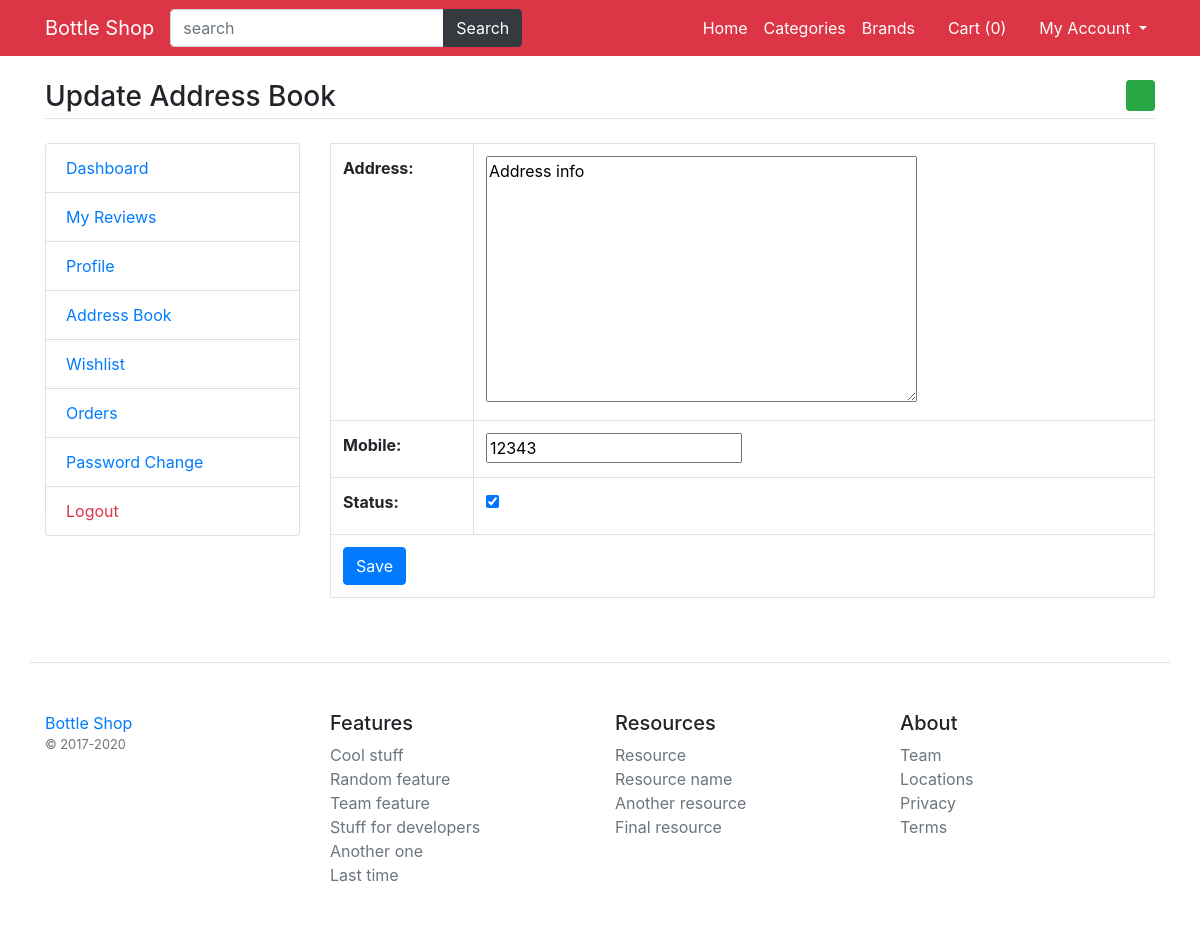
The app's page /update-address/6, older data.
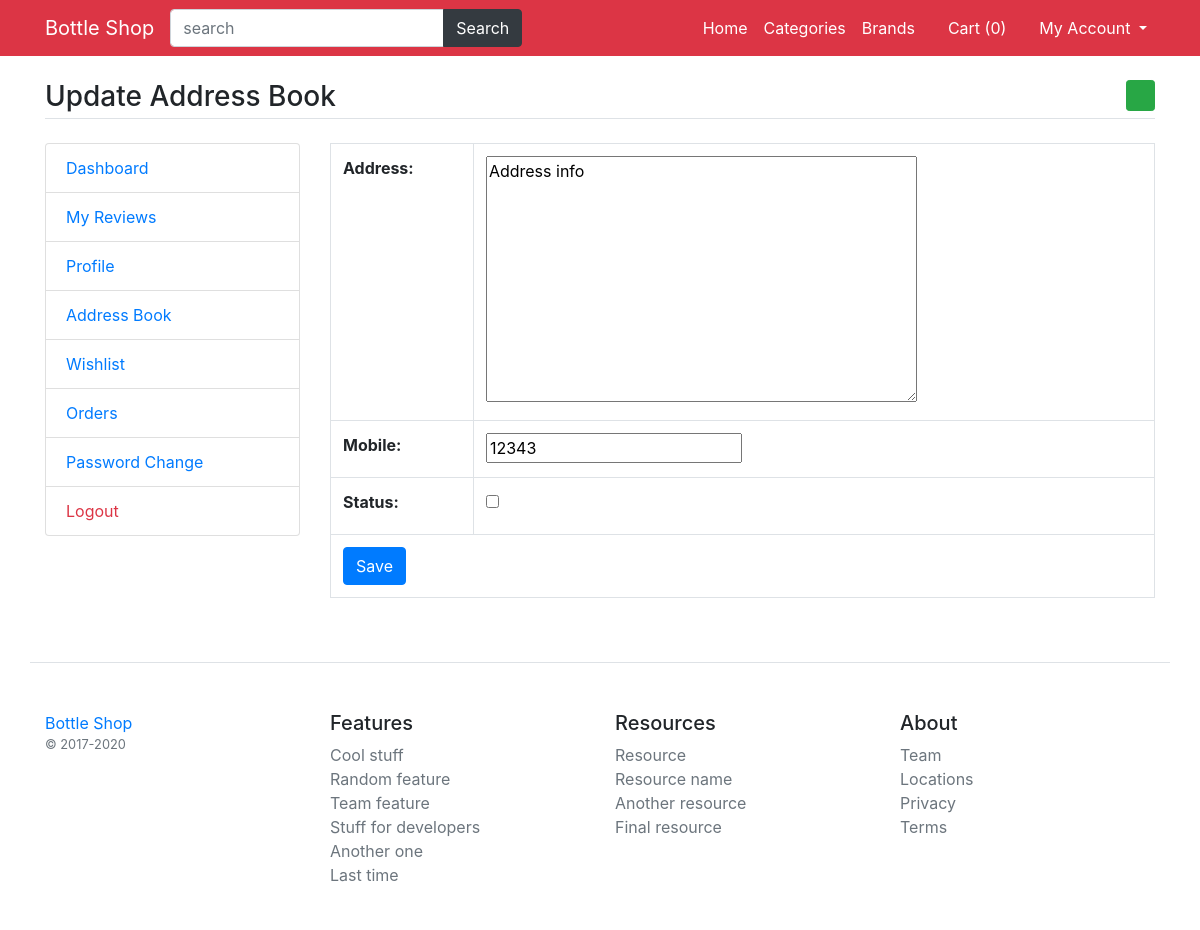
The same page, newer data.
### main/models.py (models this page shows)
class UserAddressBook(models.Model):
    user=models.ForeignKey(User,on_delete=models.CASCADE)
    mobile=models.CharField(max_length=50,null=True)
    address=models.TextField()
    status=models.BooleanField(default=False)

### main/views.py (the view, shortened to what this page needs)
# urls.py: path('update-address/<int:id>',views.update_address, name='update-address'),
def update_address(request,id):
	address=UserAddressBook.objects.get(pk=id)
	msg=None
	form=AddressBookForm(instance=address)
	return render(request, 'user/update-address.html',{'form':form,'msg':msg})

### main/forms.py
class AddressBookForm(forms.ModelForm):
	class Meta:
		model=UserAddressBook
		fields=('address','mobile','status')

### main/template_context.py (called while the page is built)
def get_filters(request):
    cats= Product.objects.distinct().values('category__title','category__id')
    brands= Product.objects.distinct().values('brand__title','brand__id')
    colors= ProductAttribute.objects.distinct().values('color__title','color__id','color__color_code')
    sizes= ProductAttribute.objects.distinct().values('size__title','size__id')
    minMaxPrice=ProductAttribute.objects.aggregate(Min('price'),Max('price'))
    data={
                    'colors':colors ,
                    'sizes':sizes,
                    'brands':brands,
                    'cats':cats,
                    'minMaxPrice':minMaxPrice,
    }
    return data

### main/templates/user/update-address.html (shortened to what this page needs)
{% extends 'base.html' %}
{% load static %}
{% block content %}
<main class="container my-4">
	<h3 class="my-4 border-bottom pb-1">Update Address Book <a href="{% url 'add-address' %}" class="float-right btn btn-sm btn-success"><i class="fa fa-plus"></i></a></h3>
	<div class="row">
		<div class="col-md-3">
			{% include 'user/user-sidebar.html' %}
		</div>
		<div class="col-md-9">
			<table class="table table-bordered">
				<form method="post">
					{{form.as_table}}
					<tr>
						<td colspan="2">
							<input type="submit" value="Save" class="btn btn-primary" />
						</td>
					</tr>
				</form>
			</table>
		</div>
	</div>
</main>
{% endblock %}

Row changes from the older to the newer data that the page shows:
changed UserAddressBook "Address info": status "☑" → "☐"
